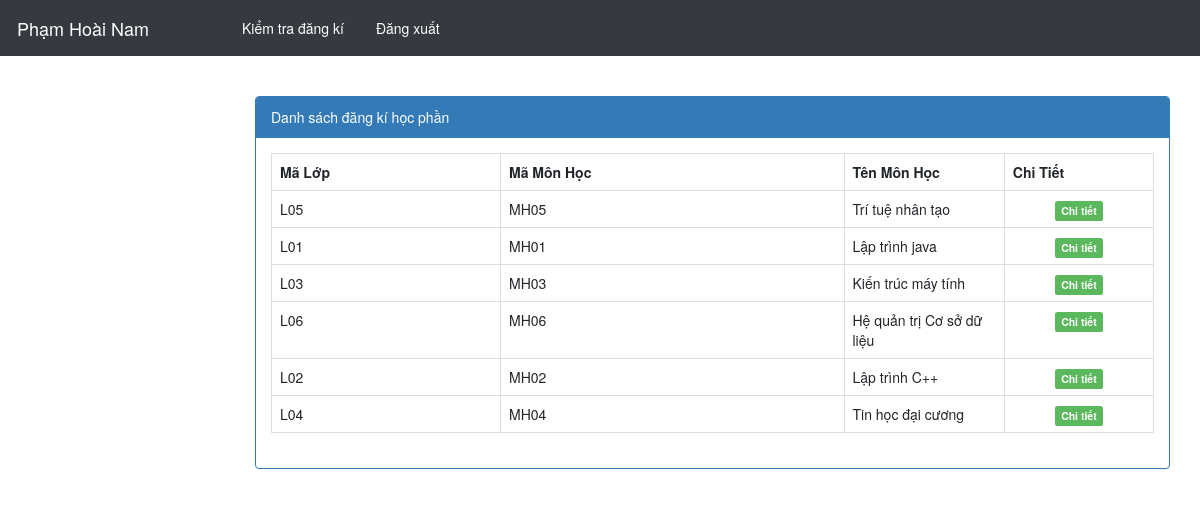
Screenshot of /admin/index.php?controller=KtraDki (signed in) with the database file from the repository.
### tables this page shows
CREATE TABLE `monhoc` (
  `MaMH` varchar(11) NOT NULL,
  `TenMH` varchar(500) NOT NULL,
  `SoTinChi` int(11) NOT NULL,
  `HocPhi` double NOT NULL
);

### admin/controllers/KtraDkiController.php (called while the page is built, shortened)
<?php
	include "models/KtraDkiModel.php";
	class KtraDkiController extends Controller{
		public function index(){
			$data = $this->getDsDki();
			$this->loadView("KtraDkiView.php",array('data'=>$data));
		}
	}
 ?>

### admin/models/KtraDkiModel.php (called while the page is built, shortened)
<?php
	trait KtraDkiModel{
		public function getDsDki(){
			$conn = Connection::getInstance();
			$data = $conn->query("select DISTINCT ct.MaLop, mh.MaMH, mh.TenMH from chitietlop ct inner join lop l on ct.MaLop = l.MaLop inner join monhoc mh on mh.MaMH = l.MaMH");
			return $data->fetchAll();
		}
	}
 ?>

### admin/views/KtraDkiView.php (the view, shortened to what this page needs)
<?php
	$this->layoutPath = "Layout.php";
 ?>
<div class="col-md-12">
    <div class="panel panel-primary">
        <div class="panel-heading">Danh sách đăng kí học phần</div>
        <div class="panel-body">
            <table class="table table-bordered table-hover">
                <tr>
                    <th style="width: 100px;">Mã Lớp</th>
                    <th style="width:150px;">Mã Môn Học</th>
                    <th style="width: 70px;">Tên Môn Học</th>
                    <th style="width:20px;">Chi Tiết</th>
                </tr>
                <?php foreach($data as $rows): ?>
                <tr>
                    <td><?php echo $rows->MaLop ?></td>
                    <td><?php echo $rows->MaMH ?></td>
                    <td ><?php echo $rows->TenMH ?></td>
                    <td style="text-align: center;">
                        <a href="index.php?controller=KtraDki&action=detail&id=<?php echo $rows->MaLop; ?>" class="label label-success">Chi tiết</a>
                     </td>
                </tr>
            	<?php endforeach; ?>
            </table>
        </div>
    </div>
</div>

### admin/index.php (shortened to what this page needs)
<?php
	include "../application/Controller.php";
 ?>
 <?php
 	$controller = isset($_GET["controller"]) ? $_GET["controller"]:"Home";
 	$action = isset($_GET["action"]) ? $_GET["action"]:"index";
 	$fileController = "controllers/".ucfirst($controller)."Controller.php";
 	if(file_exists($fileController)){
 		$obj = new $classController();
 		$obj->$action();
 	}
  ?>

### application/Controller.php (shortened to what this page needs)
<?php
	class Controller{
		public $view = NULL;
		public $layoutPath = NULL;
		public function loadView($fileName,$data = NULL){
			if(file_exists("views/$fileName")){
					include "views/$fileName";
					$this->view = ob_get_contents();
			}
			if($this->layoutPath != NULL)
				include "views/$this->layoutPath";
			else
				echo $this->view;
		}
	}
 ?>

### admin/views/Layout.php (shortened to what this page needs)
<!DOCTYPE html>
<html lang="en">
<head>
    <link href="../assets/admin/css/styles.css" rel="stylesheet" />
    <link href="../assets/admin/css/form.css" rel="stylesheet" />
    <link href="https://cdn.datatables.net/1.10.20/css/dataTables.bootstrap4.min.css" rel="stylesheet" />
</head>
<body class="sb-nav-fixed">
    <nav class="sb-topnav navbar navbar-expand navbar-dark bg-dark sb-sidenav-menu ">
        <a class="navbar-brand" href="index.php">Phạm Hoài Nam</a>
        <div class="nav" >
            <a style="color: white;" class="nav-link" href="index.php?controller=KtraDki">
                Kiểm tra đăng kí
            </a>
            <a style="color: white;" class="nav-link" href="index.php?controller=login&action=logout">
                Đăng xuất
            </a>
        </div>
    </nav>
    <div id="layoutSidenav">
        <div id="layoutSidenav_content">
            <main>
                <div class="container-fluid">
                    <br><br>
                    <section class="content" >
                        <?php echo $this->view; ?>
                    </section>
                </div>
            </main>
        </div>
    </div>
    </html>

### rows the page displays
monhoc: MaLop "L05", MaMH "MH05", TenMH "Trí tuệ nhân tạo"
monhoc: MaLop "L01", MaMH "MH01", TenMH "Lập trình java"
monhoc: MaLop "L03", MaMH "MH03", TenMH "Kiến trúc máy tính"
monhoc: MaLop "L06", MaMH "MH06", TenMH "Hệ quản trị Cơ sở dữ liệu"
monhoc: MaLop "L02", MaMH "MH02", TenMH "Lập trình C++"
monhoc: MaLop "L04", MaMH "MH04", TenMH "Tin học đại cương"
